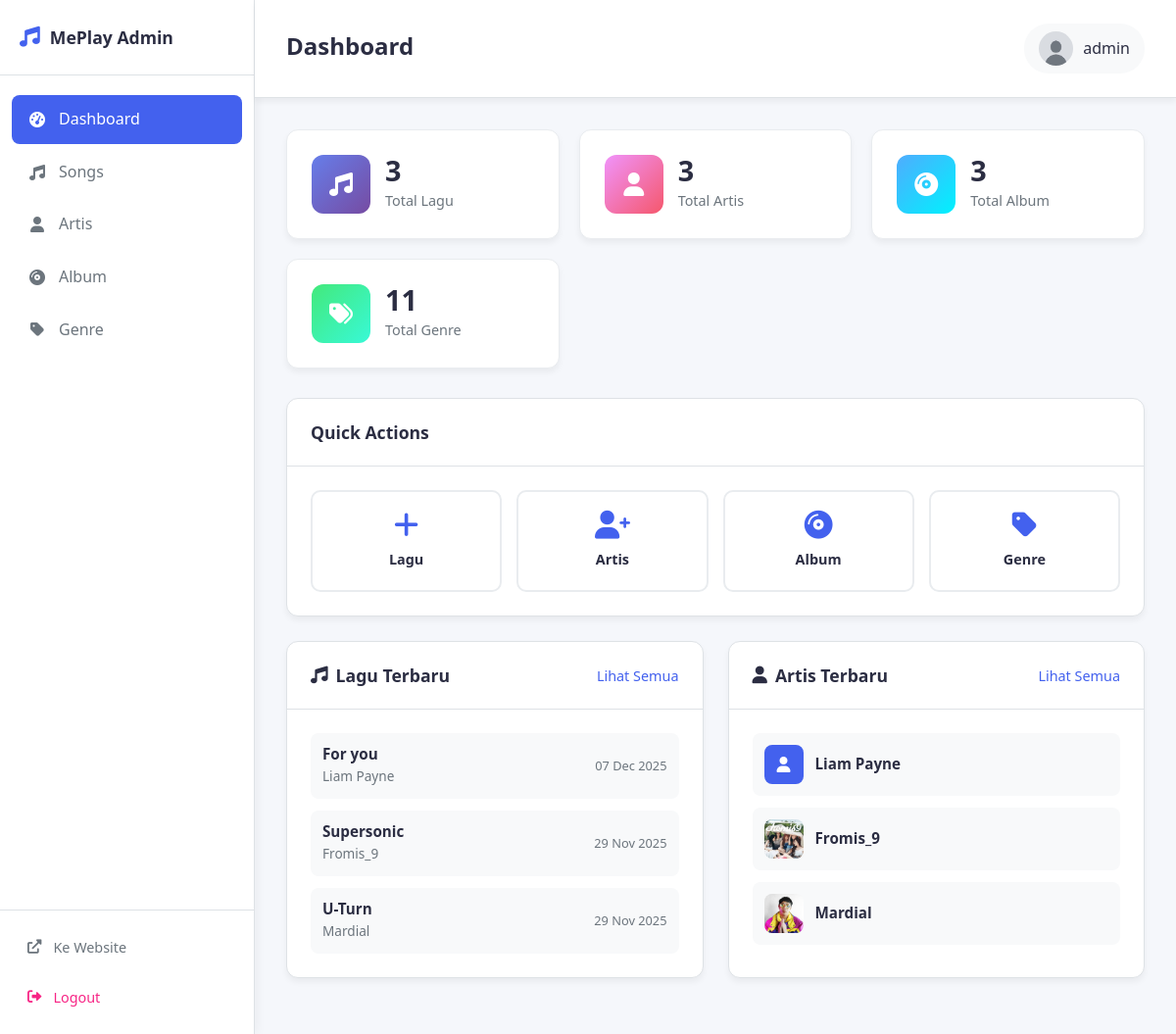
The app's page /admin/dashboard.php (signed in) with its own data.
### tables this page shows
CREATE TABLE `songs` (
  `id` int(11) NOT NULL,
  `title` varchar(100) NOT NULL,
  `artist_id` int(11) DEFAULT NULL,
  `album_id` int(11) DEFAULT NULL,
  `album_name` varchar(255) NOT NULL,
  `genre_id` int(11) DEFAULT NULL,
  `genre_name` varchar(100) NOT NULL,
  `release_year` int(11) DEFAULT NULL,
  `audio_file` varchar(255) NOT NULL,
  `cover_image` varchar(255) DEFAULT NULL,
  `duration` int(11) NOT NULL,
  `lyrics` text DEFAULT NULL,
  `is_active` tinyint(1) DEFAULT 1,
  `play_count` int(11) DEFAULT 0,
  `created_at` timestamp NOT NULL DEFAULT current_timestamp(),
  `updated_at` timestamp NOT NULL DEFAULT current_timestamp() ON UPDATE current_timestamp(),
  `likes_count` int(11) DEFAULT 0
);

CREATE TABLE `artists` (
  `id` int(11) NOT NULL,
  `name` varchar(100) NOT NULL,
  `bio` text DEFAULT NULL,
  `profile_picture` varchar(255) DEFAULT NULL,
  `is_active` tinyint(1) DEFAULT 1,
  `created_at` timestamp NOT NULL DEFAULT current_timestamp(),
  `updated_at` timestamp NOT NULL DEFAULT current_timestamp() ON UPDATE current_timestamp()
);

### admin/dashboard.php (the view, shortened to what this page needs)
<?php
require_once '../config/auth.php';
$database = new Database();
$conn = $database->getConnection();
try {
    $stats = array();
    $query = "SELECT COUNT(*) as total FROM songs";
    $stmt = $conn->prepare($query);
    $stmt->execute();
    $stats['total_songs'] = $stmt->fetch(PDO::FETCH_ASSOC)['total'];
    $query = "SELECT COUNT(*) as total FROM artists";
    $stmt = $conn->prepare($query);
    $stmt->execute();
    $stats['total_artists'] = $stmt->fetch(PDO::FETCH_ASSOC)['total'];
    $query = "SELECT COUNT(*) as total FROM albums";
    $stmt = $conn->prepare($query);
    $stmt->execute();
    $stats['total_albums'] = $stmt->fetch(PDO::FETCH_ASSOC)['total'];
    $query = "SELECT COUNT(*) as total FROM genres";
    $stmt = $conn->prepare($query);
    $stmt->execute();
    $stats['total_genres'] = $stmt->fetch(PDO::FETCH_ASSOC)['total'];
    $query = "SELECT s.*, a.name as artist_name, al.title as album_title
              FROM songs s
              LEFT JOIN artists a ON s.artist_id = a.id
              LEFT JOIN albums al ON s.album_id = al.id
              ORDER BY s.created_at DESC
              LIMIT 5";
    $stmt = $conn->prepare($query);
    $stmt->execute();
    $recent_songs = $stmt->fetchAll(PDO::FETCH_ASSOC);
    $query = "SELECT id, name, profile_picture, created_at FROM artists ORDER BY created_at DESC LIMIT 5";
    $stmt = $conn->prepare($query);
    $stmt->execute();
    $recent_artists = $stmt->fetchAll(PDO::FETCH_ASSOC);
} catch(PDOException $exception) {
    $error = "Database error: " . $exception->getMessage();
}
?>
<!DOCTYPE html>
<html lang="id">
<head>
    <link rel="stylesheet" href="assets/css/admin-main.css">
    <link rel="stylesheet" href="assets/css/sidebar.css">
    <link rel="stylesheet" href="assets/css/admin-dashboard.css">
    <link href="https://cdnjs.cloudflare.com/ajax/libs/font-awesome/6.0.0/css/all.min.css" rel="stylesheet">
</head>
<body>
    <div class="admin-container">
        <?php include 'includes/sidebar.php'; ?>
        <div class="admin-main">
            <header class="admin-header">
                <div class="header-left">
                    <h1>Dashboard</h1>
                </div>
                <div class="header-right">
                    <div class="user-menu">
                        <img src="../uploads/users/<?php echo $_SESSION['profile_picture']; ?>"
                             alt="Profile" class="user-avatar">
                        <span><?php echo $_SESSION['username']; ?></span>
                    </div>
                </div>
            </header>
            <main class="admin-content">
                <div class="stats-grid">
                    <div class="stat-card">
                        <div class="stat-icon">
                            <i class="fas fa-music"></i>
                        </div>
                        <div class="stat-info">
                            <h3><?php echo number_format($stats['total_songs']); ?></h3>
                            <p>Total Lagu</p>
                        </div>
                    </div>
                    <div class="stat-card">
                        <div class="stat-icon">
                            <i class="fas fa-user"></i>
                        </div>
                        <div class="stat-info">
                            <h3><?php echo number_format($stats['total_artists']); ?></h3>
                            <p>Total Artis</p>
                        </div>
                    </div>
                    <div class="stat-card">
                        <div class="stat-icon">
                            <i class="fas fa-compact-disc"></i>
                        </div>
                        <div class="stat-info">
                            <h3><?php echo number_format($stats['total_albums']); ?></h3>
                            <p>Total Album</p>
                        </div>
                    </div>
                    <div class="stat-card">
                        <div class="stat-icon">
                            <i class="fas fa-tags"></i>
                        </div>
                        <div class="stat-info">
                            <h3><?php echo number_format($stats['total_genres']); ?></h3>
                            <p>Total Genre</p>
                        </div>
                    </div>
                </div>
                <div class="content-card">
                    <div class="card-header">
                        <h3>  Quick Actions</h3>
                    </div>
                    <div class="card-content">
                        <div class="quick-actions">
                            <a href="songs.php" class="action-btn">
                                <i class="fas fa-plus"></i>
                                <span> Lagu</span>
                            </a>
                            <a href="artists.php" class="action-btn">
                                <i class="fas fa-user-plus"></i>
                                <span> Artis</span>
                            </a>
                            <a href="albums.php" class="action-btn">
                                <i class="fas fa-compact-disc"></i>
                                <span> Album</span>
                            </a>
                            <a href="genres.php" class="action-btn">
                                <i class="fas fa-tag"></i>
                                <span> Genre</span>
                            </a>
                        </div>
                    </div>
                </div>
                <div class="content-grid">
                    <div class="content-card">
                        <div class="card-header">
                            <h3><i class="fas fa-music"></i> Lagu Terbaru</h3>
                            <a href="songs.php" class="btn-link">Lihat Semua</a>
                        </div>
                        <div class="card-content">
                            <?php if ($recent_songs): ?>
                                <div class="recent-list">
                                    <?php foreach ($recent_songs as $song): ?>
                                        <div class="recent-item">
                                            <div class="item-info">
                                                <h4><?php echo htmlspecialchars($song['title']); ?></h4>
                                                <p><?php echo htmlspecialchars($song['artist_name']); ?></p>
                                            </div>
                                            <div class="item-meta">
                                                <span><?php echo date('d M Y', strtotime($song['created_at'])); ?></span>
                                            </div>
                                        </div>
                                    <?php endforeach; ?>
                                </div>
                            <?php endif; ?>
                        </div>
                    </div>
                    <div class="content-card">
                        <div class="card-header">
                            <h3><i class="fas fa-user"></i> Artis Terbaru</h3>
                            <a href="artists.php" class="btn-link">Lihat Semua</a>
                        </div>
                        <div class="card-content">
                            <?php if ($recent_artists): ?>
                                <div class="recent-list">
                                    <?php foreach ($recent_artists as $artist): ?>
                                        <div class="recent-item">
                                            <div class="item-avatar">
                                                <?php if ($artist['profile_picture'] && $artist['profile_picture'] != 'default-artist.png'): ?>
                                                    <img src="../uploads/artists/<?php echo $artist['profile_picture']; ?>"
                                                         alt="<?php echo htmlspecialchars($artist['name']); ?>">
                                                <?php else: ?>
                                                    <div class="avatar-placeholder">
                                                        <i class="fas fa-user"></i>
                                                    </div>
                                                <?php endif; ?>
                                            </div>
                                            <div class="item-info">
                                                <h4><?php echo htmlspecialchars($artist['name']); ?></h4>
                                            </div>
                                        </div>
                                    <?php endforeach; ?>
                                </div>
                            <?php endif; ?>
                        </div>
                    </div>
                </div>
            </main>
        </div>
    </div>
</body>
</html>

### admin/assets/css/admin-main.css (style rules this page uses)
:root { --primary: #4361ee; --primary-dark: #3a56d4; --secondary: #7209b7; --success: #4cc9f0; --danger: #f72585; --warning: #f8961e; --info: #4895ef; --dark: #2b2d42; --light: #f8f9fa; --gray: #6c757d; --gray-light: #e9ecef; --border: #dee2e6; --shadow: 0 4px 6px rgba(0, 0, 0, 0.05); --shadow-hover: 0 8px 25px rgba(0, 0, 0, 0.1); }
* { margin: 0; padding: 0; box-sizing: border-box; }
body { font-family: "Segoe UI", Tahoma, Geneva, Verdana, sans-serif; background: #f5f7fb; color: var(--dark); line-height: 1.6; }
.admin-container { display: flex; min-height: 100vh; }
.admin-main { flex: 1; display: flex; flex-direction: column; }
.admin-header { background: white; padding: 1.5rem 2rem; border-bottom: 1px solid var(--border); display: flex; justify-content: space-between; align-items: center; box-shadow: var(--shadow); }
.header-left h1 { font-size: 1.5rem; font-weight: 700; color: var(--dark); margin-bottom: 0.25rem; }
.user-menu { display: flex; align-items: center; gap: 10px; padding: 8px 15px; background: var(--light); border-radius: 25px; cursor: pointer; transition: background 0.3s ease; }
.user-avatar { width: 35px; height: 35px; border-radius: 50%; object-fit: cover; }
.admin-content { flex: 1; padding: 2rem; overflow-y: auto; }
.content-card { background: white; border-radius: 12px; box-shadow: var(--shadow); margin-bottom: 25px; border: 1px solid var(--border); }
.card-header { padding: 1.25rem 1.5rem; border-bottom: 1px solid var(--border); display: flex; justify-content: space-between; align-items: center; }
.card-header h3 { font-size: 1.1rem; font-weight: 600; color: var(--dark); display: flex; align-items: center; gap: 8px; margin: 0; }
.card-content { padding: 1.5rem; }
.btn-link { color: var(--primary); text-decoration: none; font-size: 0.9rem; font-weight: 500; transition: color 0.3s ease; }

### admin/assets/css/admin-dashboard.css (style rules this page uses)
.stats-grid { display: grid; grid-template-columns: repeat(auto-fit, minmax(240px, 1fr)); gap: 20px; margin-bottom: 30px; }
.stat-card { background: white; border-radius: 12px; padding: 25px; box-shadow: 0 4px 6px rgba(0, 0, 0, 0.05); display: flex; align-items: center; gap: 15px; transition: transform 0.3s ease, box-shadow 0.3s ease; border: 1px solid #e9ecef; }
.stat-icon { width: 60px; height: 60px; border-radius: 12px; display: flex; align-items: center; justify-content: center; font-size: 1.5rem; color: white; }
.stat-card:nth-child(1) .stat-icon { background: linear-gradient(135deg, #667eea, #764ba2); }
.stat-card:nth-child(2) .stat-icon { background: linear-gradient(135deg, #f093fb, #f5576c); }
.stat-card:nth-child(3) .stat-icon { background: linear-gradient(135deg, #4facfe, #00f2fe); }
.stat-card:nth-child(4) .stat-icon { background: linear-gradient(135deg, #43e97b, #38f9d7); }
.stat-info h3 { font-size: 1.8rem; font-weight: 700; color: var(--dark); margin-bottom: 5px; line-height: 1; }
.stat-info p { color: var(--gray); font-size: 0.9rem; font-weight: 500; margin: 0; }
.content-grid { display: grid; grid-template-columns: 1fr 1fr; gap: 25px; }
.quick-actions { display: grid; grid-template-columns: repeat(auto-fit, minmax(150px, 1fr)); gap: 15px; }
.action-btn { background: white; border: 2px solid var(--gray-light); border-radius: 10px; padding: 20px 15px; text-align: center; text-decoration: none; color: var(--dark); transition: all 0.3s ease; cursor: pointer; display: flex; flex-direction: column; align-items: center; gap: 8px; }
.action-btn i { font-size: 1.8rem; color: var(--primary); }
.action-btn span { font-weight: 600; font-size: 0.9rem; }
.recent-list { display: flex; flex-direction: column; gap: 12px; }
.recent-item { display: flex; align-items: center; gap: 12px; padding: 12px; background: var(--light); border-radius: 8px; transition: background 0.3s ease; }
.item-avatar { width: 40px; height: 40px; border-radius: 8px; overflow: hidden; flex-shrink: 0; }
.item-avatar img { width: 100%; height: 100%; object-fit: cover; }
.avatar-placeholder { width: 100%; height: 100%; background: var(--primary); color: white; display: flex; align-items: center; justify-content: center; font-size: 1rem; }
.item-info { flex: 1; }
.item-info h4 { font-size: 0.95rem; font-weight: 600; color: var(--dark); margin-bottom: 3px; line-height: 1.2; }
.item-info p { font-size: 0.85rem; color: var(--gray); margin: 0; }
.item-meta { margin-left: auto; font-size: 0.8rem; color: var(--gray); font-weight: 500; }

### records on screen
songs: title "For you", artist.name "Liam Payne", created_at "07 Dec 2025"
songs: title "Supersonic", artist.name "Fromis_9", created_at "29 Nov 2025"
songs: title "U-Turn", artist.name "Mardial", created_at "29 Nov 2025"
artists: name "Liam Payne"
artists: profile_picture (picture), name "Fromis_9"
artists: profile_picture (picture), name "Mardial"

### other values on screen
SITE_NAME "MePlay"
$_SESSION['username'] "admin"
$stats['total_songs'] "3"
$stats['total_artists'] "3"
$stats['total_albums'] "3"
$stats['total_genres'] "11"
